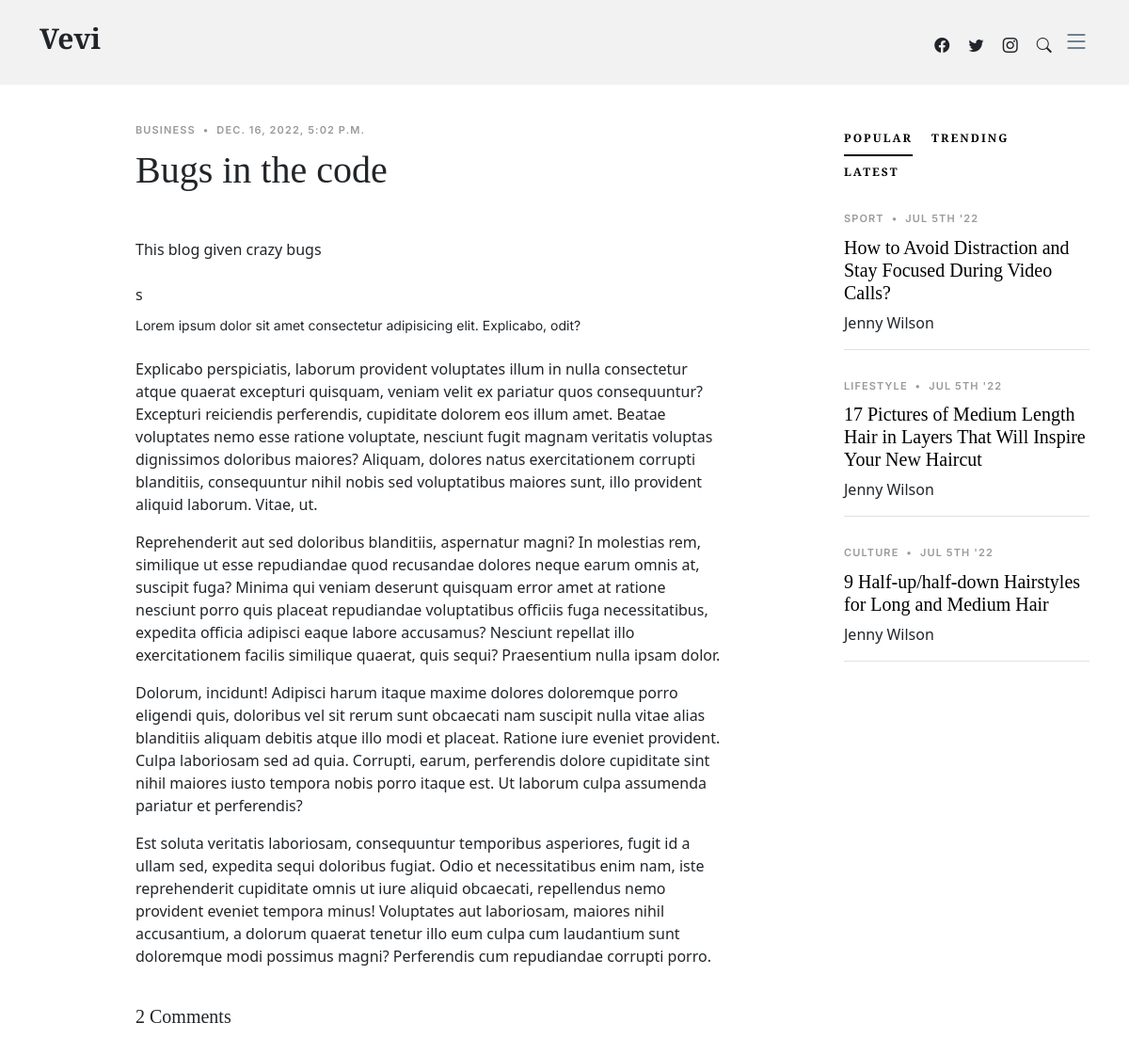
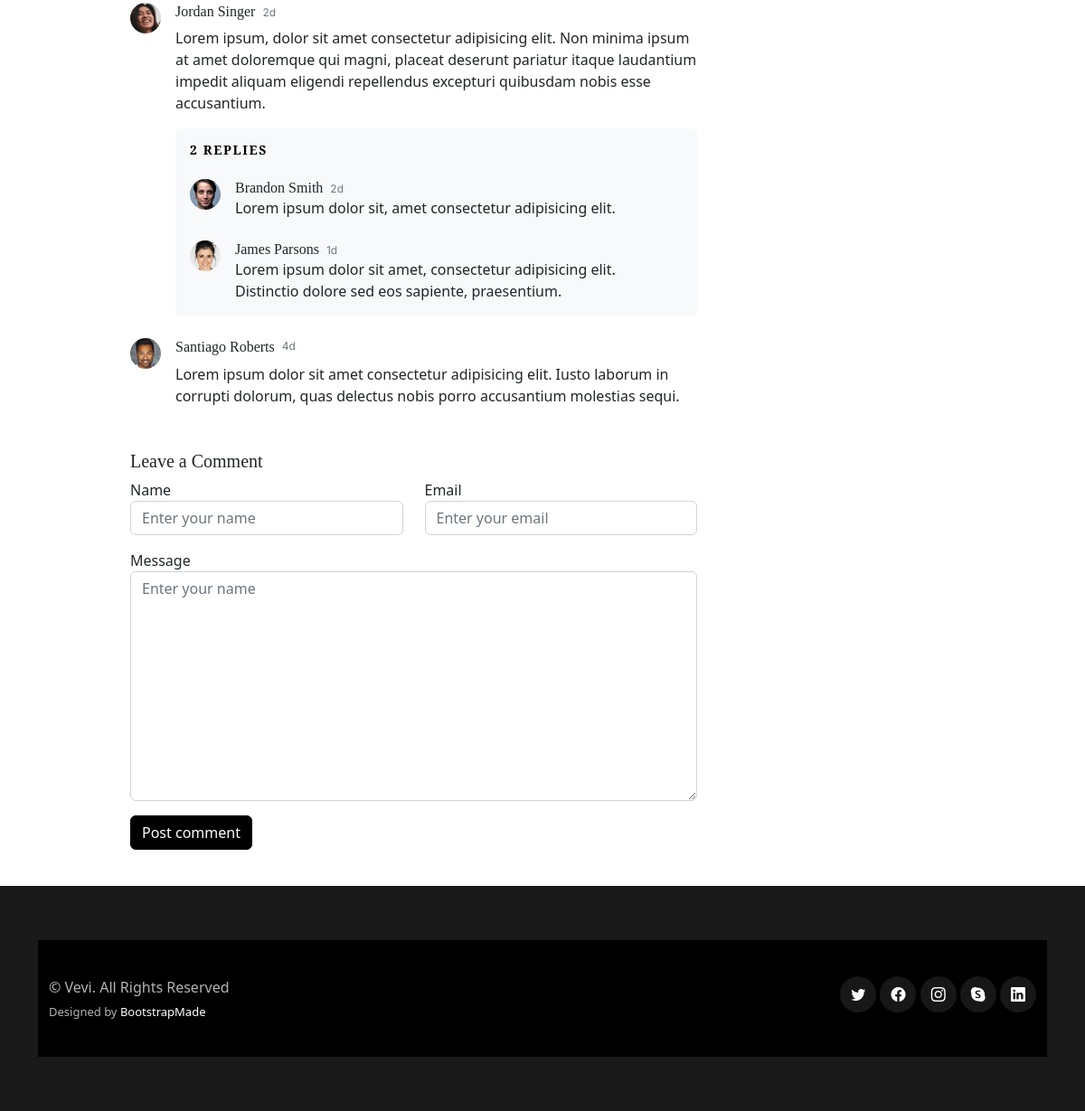
Screenshot of /post/3 with the database file from the repository (2 pictures, top to bottom).
### blogger/models.py (models this page shows, shortened)
class Blog(models.Model):
    title = models.CharField(max_length=100)
    content = models.TextField()
    author = models.ForeignKey(User, on_delete=models.CASCADE, null=True)
    created_at = models.DateTimeField(default=datetime.now, blank=True)

### blogger/views.py (the view)
# urls.py: path('post/<str:pk>', BlogDetailView.as_view(), name='blogger-detail'),
class BlogDetailView(DetailView):
    model = Blog

### blogger/templates/blogger/blog_detail.html (shortened to what this page needs)
{% load static %}
<!DOCTYPE html>
<html lang="en">
<head>
  <link href="{% static 'assets/vendor/bootstrap/css/bootstrap.min.css' %}" rel="stylesheet">
  <link href="{% static 'assets/vendor/bootstrap-icons/bootstrap-icons.css' %}" rel="stylesheet">
  <link href="{% static 'assets/vendor/swiper/swiper-bundle.min.css' %}" rel="stylesheet">
  <link href="{% static 'assets/vendor/glightbox/css/glightbox.min.css' %}" rel="stylesheet">
  <link href="{% static 'assets/vendor/aos/aos.css' %}" rel="stylesheet">
  <link href="{% static 'assets/css/variables.css' %}" rel="stylesheet">
  <link href="{% static 'assets/css/main.css' %}" rel="stylesheet">
</head>
<body>
  <header id="header" class="header d-flex align-items-center fixed-top">
    <div class="container-fluid container-xl d-flex align-items-center justify-content-between">
      <a href="index.html" class="logo d-flex align-items-center">
        <h1>Vevi</h1>
      </a>
      <div class="position-relative">
        <a href="#" class="mx-2"><span class="bi-facebook"></span></a>
        <a href="#" class="mx-2"><span class="bi-twitter"></span></a>
        <a href="#" class="mx-2"><span class="bi-instagram"></span></a>
        <a href="#" class="mx-2 js-search-open"><span class="bi-search"></span></a>
        <i class="bi bi-list mobile-nav-toggle"></i>
      </div>
    </div>
  </header>
  <main id="main">
    <section class="single-post-content">
      <div class="container">
        <div class="row">
          <div class="col-md-9 post-content" data-aos="fade-up">
            <div class="single-post">
              <div class="post-meta"><span class="date">Business</span> <span class="mx-1">&bullet;</span> <span>{{object.created_at}}</span></div>
              <h1 class="mb-5">{{object.title}}</h1>
              <p>{{ object.content | truncatewords:15}}</p>
              <figure class="my-4">
                <img src="{{object.image.url}}" alt="" class="img-fluid">s
                <figcaption>Lorem ipsum dolor sit amet consectetur adipisicing elit. Explicabo, odit? </figcaption>
              </figure>
              <p>Explicabo perspiciatis, laborum provident voluptates illum in nulla consectetur atque quaerat excepturi quisquam, veniam velit ex pariatur quos consequuntur? Excepturi reiciendis perferendis, cupiditate dolorem eos illum amet. Beatae voluptates nemo esse ratione voluptate, nesciunt fugit magnam veritatis voluptas dignissimos doloribus maiores? Aliquam, dolores natus exercitationem corrupti blanditiis, consequuntur nihil nobis sed voluptatibus maiores sunt, illo provident aliquid laborum. Vitae, ut.</p>
              <p>Reprehenderit aut sed doloribus blanditiis, aspernatur magni? In molestias rem, similique ut esse repudiandae quod recusandae dolores neque earum omnis at, suscipit fuga? Minima qui veniam deserunt quisquam error amet at ratione nesciunt porro quis placeat repudiandae voluptatibus officiis fuga necessitatibus, expedita officia adipisci eaque labore accusamus? Nesciunt repellat illo exercitationem facilis similique quaerat, quis sequi? Praesentium nulla ipsam dolor.</p>
              <p>Dolorum, incidunt! Adipisci harum itaque maxime dolores doloremque porro eligendi quis, doloribus vel sit rerum sunt obcaecati nam suscipit nulla vitae alias blanditiis aliquam debitis atque illo modi et placeat. Ratione iure eveniet provident. Culpa laboriosam sed ad quia. Corrupti, earum, perferendis dolore cupiditate sint nihil maiores iusto tempora nobis porro itaque est. Ut laborum culpa assumenda pariatur et perferendis?</p>
              <p>Est soluta veritatis laboriosam, consequuntur temporibus asperiores, fugit id a ullam sed, expedita sequi doloribus fugiat. Odio et necessitatibus enim nam, iste reprehenderit cupiditate omnis ut iure aliquid obcaecati, repellendus nemo provident eveniet tempora minus! Voluptates aut laboriosam, maiores nihil accusantium, a dolorum quaerat tenetur illo eum culpa cum laudantium sunt doloremque modi possimus magni? Perferendis cum repudiandae corrupti porro.</p>
            </div>
            <div class="comments">
              <h5 class="comment-title py-4">2 Comments</h5>
              <div class="comment d-flex mb-4">
                <div class="flex-shrink-0">
                  <div class="avatar avatar-sm rounded-circle">
                    <img class="avatar-img" src="assets/img/person-5.jpg" alt="" class="img-fluid">
                  </div>
                </div>
                <div class="flex-grow-1 ms-2 ms-sm-3">
                  <div class="comment-meta d-flex align-items-baseline">
                    <h6 class="me-2">Jordan Singer</h6>
                    <span class="text-muted">2d</span>
                  </div>
                  <div class="comment-body">
                    Lorem ipsum, dolor sit amet consectetur adipisicing elit. Non minima ipsum at amet doloremque qui magni, placeat deserunt pariatur itaque laudantium impedit aliquam eligendi repellendus excepturi quibusdam nobis esse accusantium.
                  </div>
                  <div class="comment-replies bg-light p-3 mt-3 rounded">
                    <h6 class="comment-replies-title mb-4 text-muted text-uppercase">2 replies</h6>
                    <div class="reply d-flex mb-4">
                      <div class="flex-shrink-0">
                        <div class="avatar avatar-sm rounded-circle">
                          <img class="avatar-img" src="assets/img/person-4.jpg" alt="" class="img-fluid">
                        </div>
                      </div>
                      <div class="flex-grow-1 ms-2 ms-sm-3">
                        <div class="reply-meta d-flex align-items-baseline">
                          <h6 class="mb-0 me-2">Brandon Smith</h6>
                          <span class="text-muted">2d</span>
                        </div>
                        <div class="reply-body">
                          Lorem ipsum dolor sit, amet consectetur adipisicing elit.
                        </div>
                      </div>
                    </div>
                    <div class="reply d-flex">
                      <div class="flex-shrink-0">
                        <div class="avatar avatar-sm rounded-circle">
                          <img class="avatar-img" src="assets/img/person-3.jpg" alt="" class="img-fluid">
                        </div>
                      </div>
                      <div class="flex-grow-1 ms-2 ms-sm-3">
                        <div class="reply-meta d-flex align-items-baseline">
                          <h6 class="mb-0 me-2">James Parsons</h6>
                          <span class="text-muted">1d</span>
                        </div>
                        <div class="reply-body">
                          Lorem ipsum dolor sit amet, consectetur adipisicing elit. Distinctio dolore sed eos sapiente, praesentium.
                        </div>
                      </div>
                    </div>
                  </div>
                </div>
              </div>
              <div class="comment d-flex">
                <div class="flex-shrink-0">
                  <div class="avatar avatar-sm rounded-circle">
                    <img class="avatar-img" src="assets/img/person-2.jpg" alt="" class="img-fluid">
                  </div>
                </div>
                <div class="flex-shrink-1 ms-2 ms-sm-3">
                  <div class="comment-meta d-flex">
                    <h6 class="me-2">Santiago Roberts</h6>
                    <span class="text-muted">4d</span>
                  </div>
                  <div class="comment-body">
                    Lorem ipsum dolor sit amet consectetur adipisicing elit. Iusto laborum in corrupti dolorum, quas delectus nobis porro accusantium molestias sequi.
                  </div>
                </div>
              </div>
            </div>
            <div class="row justify-content-center mt-5">
              <div class="col-lg-12">
                <h5 class="comment-title">Leave a Comment</h5>
                <div class="row">
                  <div class="col-lg-6 mb-3">
                    <label for="comment-name">Name</label>
                    <input type="text" class="form-control" id="comment-name" placeholder="Enter your name">
                  </div>
                  <div class="col-lg-6 mb-3">
                    <label for="comment-email">Email</label>
                    <input type="text" class="form-control" id="comment-email" placeholder="Enter your email">
                  </div>
                  <div class="col-12 mb-3">
                    <label for="comment-message">Message</label>
                    <textarea class="form-control" id="comment-message" placeholder="Enter your name" cols="30" rows="10"></textarea>
                  </div>
                  <div class="col-12">
                    <input type="submit" class="btn btn-primary" value="Post comment">
                  </div>
                </div>
              </div>
            </div>
          </div>
          <div class="col-md-3">
            <div class="aside-block">
              <ul class="nav nav-pills custom-tab-nav mb-4" id="pills-tab" role="tablist">
                <li class="nav-item" role="presentation">
                  <button class="nav-link active" id="pills-popular-tab" data-bs-toggle="pill" data-bs-target="#pills-popular" type="button" role="tab" aria-controls="pills-popular" aria-selected="true">Popular</button>
                </li>
                <li class="nav-item" role="presentation">
                  <button class="nav-link" id="pills-trending-tab" data-bs-toggle="pill" data-bs-target="#pills-trending" type="button" role="tab" aria-controls="pills-trending" aria-selected="false">Trending</button>
                </li>
                <li class="nav-item" role="presentation">
                  <button class="nav-link" id="pills-latest-tab" data-bs-toggle="pill" data-bs-target="#pills-latest" type="button" role="tab" aria-controls="pills-latest" aria-selected="false">Latest</button>
                </li>
              </ul>
              <div class="tab-content" id="pills-tabContent">
                <div class="tab-pane fade show active" id="pills-popular" role="tabpanel" aria-labelledby="pills-popular-tab">
                  <div class="post-entry-1 border-bottom">
                    <div class="post-meta"><span class="date">Sport</span> <span class="mx-1">&bullet;</span> <span>Jul 5th '22</span></div>
                    <h2 class="mb-2"><a href="#">How to Avoid Distraction and Stay Focused During Video Calls?</a></h2>
                    <span class="author mb-3 d-block">Jenny Wilson</span>
                  </div>
                  <div class="post-entry-1 border-bottom">
                    <div class="post-meta"><span class="date">Lifestyle</span> <span class="mx-1">&bullet;</span> <span>Jul 5th '22</span></div>
                    <h2 class="mb-2"><a href="#">17 Pictures of Medium Length Hair in Layers That Will Inspire Your New Haircut</a></h2>
                    <span class="author mb-3 d-block">Jenny Wilson</span>
                  </div>
                  <div class="post-entry-1 border-bottom">
                    <div class="post-meta"><span class="date">Culture</span> <span class="mx-1">&bullet;</span> <span>Jul 5th '22</span></div>
                    <h2 class="mb-2"><a href="#">9 Half-up/half-down Hairstyles for Long and Medium Hair</a></h2>
                    <span class="author mb-3 d-block">Jenny Wilson</span>
                  </div>
                </div>
              </div>
            </div>
          </div>
        </div>
      </div>
    </section>
  </main>
  <footer id="footer" class="footer">
    <div class="footer-content">
      <div class="container">
    <div class="footer-legal">
      <div class="container">
        <div class="row justify-content-between">
          <div class="col-md-6 text-center text-md-start mb-3 mb-md-0">
            <div class="copyright">
              © <strong><span>Vevi</span></strong>. All Rights Reserved
            </div>
            <div class="credits">
              Designed by <a href="https://bootstrapmade.com/">BootstrapMade</a>
            </div>
          </div>
          <div class="col-md-6">
            <div class="social-links mb-3 mb-lg-0 text-center text-md-end">
              <a href="#" class="twitter"><i class="bi bi-twitter"></i></a>
              <a href="#" class="facebook"><i class="bi bi-facebook"></i></a>
              <a href="#" class="instagram"><i class="bi bi-instagram"></i></a>
              <a href="#" class="google-plus"><i class="bi bi-skype"></i></a>
              <a href="#" class="linkedin"><i class="bi bi-linkedin"></i></a>
            </div>
          </div>
        </div>
      </div>
    </div>
  </footer>
</body>
</html>

### blogger/static/assets/css/variables.css (style rules this page uses)
:root { --font-default: 'EB Garamond', system-ui, -apple-system, "Segoe UI", Roboto, "Helvetica Neue", Arial, "Noto Sans", "Liberation Sans", sans-serif, "Apple Color Emoji", "Segoe UI Emoji", "Segoe UI Symbol", "Noto Color Emoji"; --font-primary: 'EB Garamond', serif; --font-secondary: 'Inter', sans-serif; --color-default: #212529; --color-default-rgb: 33, 37, 41; --color-links: #212529; --color-links-hover: #15171a; --color-primary: #212529; --color-primary-light: #26282c; --color-primary-dark: #0b0c0e; --color-primary-rgb: 33, 37, 41; --color-primary-light-rgb: 38, 40, 44; --color-primary-dark-rgb: 11, 12, 14; --color-secondary: #596d80; --color-secondary-light: #8498aa; --color-secondary-dark: #404f5c; --color-secondary-rgb: 89, 109, 128; --color-secondary-light-rgb: 132, 152, 170; --color-secondary-dark-rgb: 64, 79, 92; --color-blue: #0d6efd; --color-blue-rgb: 13, 110, 253; --color-indigo: #6610f2; --color-indigo-rgb: 102, 16, 242; --color-purple: #6f42c1; --color-purple-rgb: 111, 66, 193; --color-pink: #f3268c; --color-pink-rgb: 243, 38, 140; --color-red: #df1529; --color-red-rgb: 223, 21, 4; --color-orange: #fd7e14; --color-orange-rgb: 253, 126, 20; --color-yellow: #ffc107; --color-yellow-rgb: 255, 193, 7; --color-green: #059652; --color-green-rgb: 5, 150, 82; --color-teal: #20c997; --color-teal-rgb: 32, 201, 151; --color-cyan: #0dcaf0; --color-cyan-rgb: 13, 202, 240; --color-white: #ffffff; --color-white-rgb: 255, 255, 255; --color-gray: #6c757d; --color-gray-rgb: 108, 117, 125; --color-black: #000000; --color-black-rgb: 0, 0, 0; }
:root { --bs-blue: var(--color-blue); --bs-indigo: var(--color-indigo); --bs-purple: var(--color-purple); --bs-pink: var(--color-pink); --bs-red: var(--color-red); --bs-orange: var(--color-orange); --bs-yellow: var(--color-yellow); --bs-green: var(--color-green); --bs-teal: var(--color-teal); --bs-cyan: var(--color-cyan); --bs-white: var(--color-white); --bs-gray: var(--color-gray); --bs-gray-dark: #343a40; --bs-gray-100: #f8f9fa; --bs-gray-200: #e9ecef; --bs-gray-300: #dee2e6; --bs-gray-400: #ced4da; --bs-gray-500: #adb5bd; --bs-gray-600: #6c757d; --bs-gray-700: #495057; --bs-gray-800: #343a40; --bs-gray-900: #212529; --bs-primary: var(--color-blue); --bs-secondary: var(--color-blue); --bs-success: #198754; --bs-info: #0dcaf0; --bs-warning: #ffc107; --bs-danger: #dc3545; --bs-light: #f8f9fa; --bs-dark: #212529; --bs-primary-rgb: var(--color-primary-rgb); --bs-secondary-rgb: var(--color-secondary-rgb); --bs-success-rgb: 25, 135, 84; --bs-info-rgb: 13, 202, 240; --bs-warning-rgb: 255, 193, 7; --bs-danger-rgb: 220, 53, 69; --bs-light-rgb: 248, 249, 250; --bs-dark-rgb: 33, 37, 41; --bs-white-rgb: var(--color-white-rgb); --bs-black-rgb: var(--color-black-rgb); --bs-body-color-rgb: var(--color-default-rgb); --bs-body-bg-rgb: 255, 255, 255; --bs-font-sans-serif: var(--font-default); --bs-font-monospace: SFMono-Regular, Menlo, Monaco, Consolas, "Liberation Mono", "Courier New", monospace; --bs-gradient: linear-gradient(180deg, rgba(255, 255, 255, 0.15), rgba(255, 255, 255, 0)); --bs-body-font-family: var(--font-default); --bs-body-font-size: 1rem; --bs-body-font-weight: 400; --bs-body-line-height: 1.5; --bs-body-color: var(--color-default); --bs-body-bg: #fff; }

### rows the page displays
Blog: created_at "DEC. 16, 2022, 5:02 P.M.", title "Bugs in the code", content "This blog given crazy bugs"
